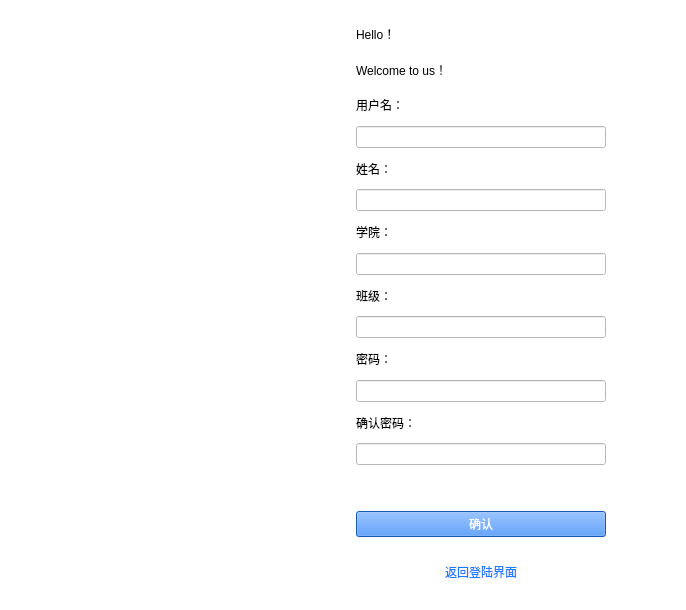
<?xml version="1.0" encoding="UTF-8"?>
<ui version="4.0">
 <class>Dlg_signup</class>
 <widget class="QDialog" name="Dlg_signup">
  <property name="geometry">
   <rect>
    <x>0</x>
    <y>0</y>
    <width>686</width>
    <height>610</height>
   </rect>
  </property>
  <property name="windowTitle">
   <string>Dialog</string>
  </property>
  <property name="styleSheet">
   <string notr="true">background-color: rgb(255, 255, 255);</string>
  </property>
  <widget class="QWidget" name="widget" native="true">
   <property name="geometry">
    <rect>
     <x>20</x>
     <y>10</y>
     <width>616</width>
     <height>600</height>
    </rect>
   </property>
   <property name="minimumSize">
    <size>
     <width>600</width>
     <height>600</height>
    </size>
   </property>
   <property name="maximumSize">
    <size>
     <width>16777215</width>
     <height>600</height>
    </size>
   </property>
   <layout class="QGridLayout" name="gridLayout_3">
    <item row="0" column="0">
     <widget class="QLabel" name="label_image">
      <property name="minimumSize">
       <size>
        <width>300</width>
        <height>600</height>
       </size>
      </property>
      <property name="maximumSize">
       <size>
        <width>300</width>
        <height>16777215</height>
       </size>
      </property>
      <property name="text">
       <string/>
      </property>
     </widget>
    </item>
    <item row="0" column="1">
     <widget class="QWidget" name="widget_2" native="true">
      <property name="minimumSize">
       <size>
        <width>300</width>
        <height>600</height>
       </size>
      </property>
      <layout class="QGridLayout" name="gridLayout_2">
       <item row="13" column="0">
        <widget class="QLineEdit" name="le_surepass">
         <property name="minimumSize">
          <size>
           <width>250</width>
           <height>0</height>
          </size>
         </property>
         <property name="maximumSize">
          <size>
           <width>250</width>
           <height>16777215</height>
          </size>
         </property>
        </widget>
       </item>
       <item row="6" column="0">
        <widget class="QLabel" name="label_2">
         <property name="styleSheet">
          <string notr="true">font: 10pt &quot;Arial&quot;;</string>
         </property>
         <property name="text">
          <string>学院：</string>
         </property>
        </widget>
       </item>
       <item row="16" column="0">
        <spacer name="verticalSpacer_2">
         <property name="orientation">
          <enum>Qt::Orientation::Vertical</enum>
         </property>
         <property name="sizeType">
          <enum>QSizePolicy::Policy::Fixed</enum>
         </property>
         <property name="sizeHint" stdset="0">
          <size>
           <width>20</width>
           <height>20</height>
          </size>
         </property>
        </spacer>
       </item>
       <item row="11" column="0">
        <widget class="QLineEdit" name="le_password">
         <property name="minimumSize">
          <size>
           <width>250</width>
           <height>0</height>
          </size>
         </property>
         <property name="maximumSize">
          <size>
           <width>250</width>
           <height>16777215</height>
          </size>
         </property>
        </widget>
       </item>
       <item row="7" column="0">
        <widget class="QLineEdit" name="department">
         <property name="minimumSize">
          <size>
           <width>250</width>
           <height>0</height>
          </size>
         </property>
         <property name="maximumSize">
          <size>
           <width>250</width>
           <height>16777215</height>
          </size>
         </property>
        </widget>
       </item>
       <item row="4" column="0">
        <widget class="QLabel" name="label">
         <property name="styleSheet">
          <string notr="true">font: 10pt &quot;Arial&quot;;</string>
         </property>
         <property name="text">
          <string>姓名：</string>
         </property>
        </widget>
       </item>
       <item row="0" column="0">
        <widget class="QLabel" name="label_11">
         <property name="styleSheet">
          <string notr="true">font: 87 20pt &quot;Arial Black&quot;;</string>
         </property>
         <property name="text">
          <string>Hello！</string>
         </property>
        </widget>
       </item>
       <item row="17" column="0">
        <widget class="QPushButton" name="btn_return">
         <property name="styleSheet">
          <string notr="true">background-color: rgb(255,255,255);
color: rgb(29, 123, 255);
border:none;
font: 25 9pt &quot;Bahnschrift Light&quot;;</string>
         </property>
         <property name="text">
          <string>返回登陆界面</string>
         </property>
        </widget>
       </item>
       <item row="5" column="0">
        <widget class="QLineEdit" name="name">
         <property name="minimumSize">
          <size>
           <width>250</width>
           <height>0</height>
          </size>
         </property>
         <property name="maximumSize">
          <size>
           <width>250</width>
           <height>16777215</height>
          </size>
         </property>
        </widget>
       </item>
       <item row="12" column="0">
        <widget class="QLabel" name="label_9">
         <property name="styleSheet">
          <string notr="true">font: 10pt &quot;Arial&quot;;</string>
         </property>
         <property name="text">
          <string>确认密码：</string>
         </property>
        </widget>
       </item>
       <item row="10" column="0">
        <widget class="QLabel" name="label_10">
         <property name="styleSheet">
          <string notr="true">font: 10pt &quot;Arial&quot;;</string>
         </property>
         <property name="text">
          <string>密码：</string>
         </property>
        </widget>
       </item>
       <item row="9" column="0">
        <widget class="QLineEdit" name="grade">
         <property name="minimumSize">
          <size>
           <width>250</width>
           <height>0</height>
          </size>
         </property>
         <property name="maximumSize">
          <size>
           <width>250</width>
           <height>16777215</height>
          </size>
         </property>
        </widget>
       </item>
       <item row="15" column="0">
        <widget class="QPushButton" name="btn_sure">
         <property name="styleSheet">
          <string notr="true">background-color: rgb(29, 123, 255);
color: rgb(255, 255, 255);
font: 25 9pt &quot;Bahnschrift Light&quot;;</string>
         </property>
         <property name="text">
          <string>确认</string>
         </property>
        </widget>
       </item>
       <item row="1" column="0">
        <widget class="QLabel" name="label_8">
         <property name="styleSheet">
          <string notr="true">font: 87 20pt &quot;Arial Black&quot;;</string>
         </property>
         <property name="text">
          <string>Welcome to us！</string>
         </property>
        </widget>
       </item>
       <item row="2" column="0">
        <widget class="QLabel" name="label_7">
         <property name="styleSheet">
          <string notr="true">font: 10pt &quot;Arial&quot;;</string>
         </property>
         <property name="text">
          <string>用户名：</string>
         </property>
        </widget>
       </item>
       <item row="14" column="0">
        <spacer name="verticalSpacer">
         <property name="orientation">
          <enum>Qt::Orientation::Vertical</enum>
         </property>
         <property name="sizeType">
          <enum>QSizePolicy::Policy::Fixed</enum>
         </property>
         <property name="sizeHint" stdset="0">
          <size>
           <width>20</width>
           <height>40</height>
          </size>
         </property>
        </spacer>
       </item>
       <item row="3" column="0">
        <widget class="QLineEdit" name="le_username">
         <property name="sizePolicy">
          <sizepolicy hsizetype="Expanding" vsizetype="Fixed">
           <horstretch>1</horstretch>
           <verstretch>0</verstretch>
          </sizepolicy>
         </property>
         <property name="minimumSize">
          <size>
           <width>200</width>
           <height>0</height>
          </size>
         </property>
         <property name="maximumSize">
          <size>
           <width>250</width>
           <height>16777215</height>
          </size>
         </property>
        </widget>
       </item>
       <item row="18" column="0">
        <spacer name="verticalSpacer_3">
         <property name="orientation">
          <enum>Qt::Orientation::Vertical</enum>
         </property>
         <property name="sizeType">
          <enum>QSizePolicy::Policy::Fixed</enum>
         </property>
         <property name="sizeHint" stdset="0">
          <size>
           <width>20</width>
           <height>20</height>
          </size>
         </property>
        </spacer>
       </item>
       <item row="8" column="0">
        <widget class="QLabel" name="label_3">
         <property name="styleSheet">
          <string notr="true">font: 10pt &quot;Arial&quot;;</string>
         </property>
         <property name="text">
          <string>班级：</string>
         </property>
        </widget>
       </item>
      </layout>
     </widget>
    </item>
   </layout>
  </widget>
 </widget>
 <resources/>
 <connections/>
</ui>
